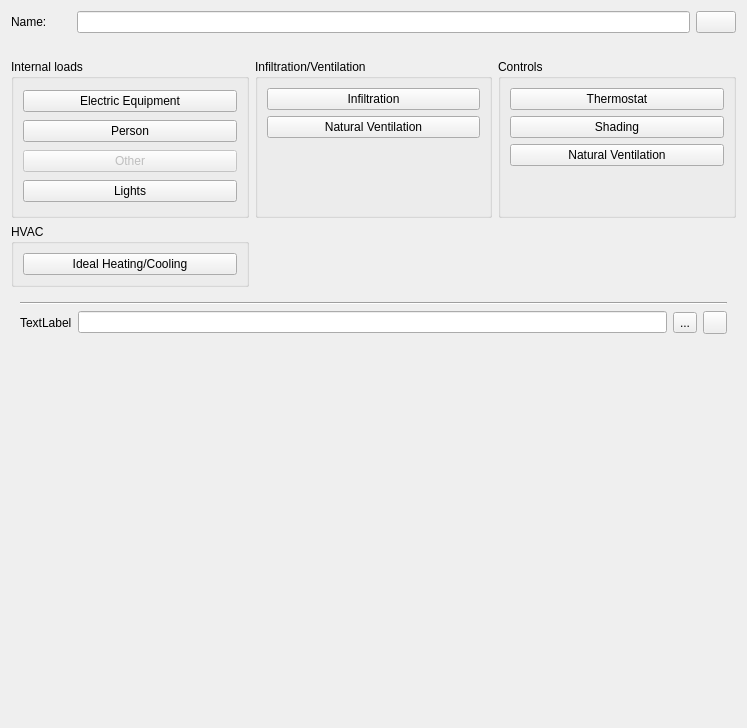
<?xml version="1.0" encoding="UTF-8"?>
<ui version="4.0">
 <class>SVDBZoneTemplateEditWidget</class>
 <widget class="QWidget" name="SVDBZoneTemplateEditWidget">
  <property name="geometry">
   <rect>
    <x>0</x>
    <y>0</y>
    <width>747</width>
    <height>728</height>
   </rect>
  </property>
  <property name="minimumSize">
   <size>
    <width>0</width>
    <height>0</height>
   </size>
  </property>
  <property name="windowTitle">
   <string>Form</string>
  </property>
  <layout class="QVBoxLayout" name="verticalLayout_4" stretch="0,0,0,0,1">
   <item>
    <layout class="QHBoxLayout" name="horizontalLayout_2">
     <item>
      <widget class="QLabel" name="labelDisplayName">
       <property name="minimumSize">
        <size>
         <width>60</width>
         <height>0</height>
        </size>
       </property>
       <property name="text">
        <string>Name:</string>
       </property>
      </widget>
     </item>
     <item>
      <widget class="QtExt::LanguageStringEditWidget1" name="lineEditName"/>
     </item>
     <item>
      <widget class="QtExt::ColorButton" name="pushButtonColor">
       <property name="sizePolicy">
        <sizepolicy hsizetype="Fixed" vsizetype="Fixed">
         <horstretch>0</horstretch>
         <verstretch>0</verstretch>
        </sizepolicy>
       </property>
      </widget>
     </item>
    </layout>
   </item>
   <item>
    <spacer name="verticalSpacer_2">
     <property name="orientation">
      <enum>Qt::Vertical</enum>
     </property>
     <property name="sizeType">
      <enum>QSizePolicy::Fixed</enum>
     </property>
     <property name="sizeHint" stdset="0">
      <size>
       <width>20</width>
       <height>20</height>
      </size>
     </property>
    </spacer>
   </item>
   <item>
    <layout class="QGridLayout" name="gridLayout_4">
     <item row="0" column="1">
      <widget class="QGroupBox" name="internalLoads">
       <property name="title">
        <string>Internal loads</string>
       </property>
       <layout class="QVBoxLayout" name="verticalLayout_3">
        <item>
         <widget class="QPushButton" name="pushButtonAddElectricLoad">
          <property name="text">
           <string>Electric Equipment</string>
          </property>
          <property name="checkable">
           <bool>true</bool>
          </property>
         </widget>
        </item>
        <item>
         <widget class="QPushButton" name="pushButtonAddPersonLoad">
          <property name="text">
           <string>Person</string>
          </property>
          <property name="checkable">
           <bool>true</bool>
          </property>
         </widget>
        </item>
        <item>
         <widget class="QPushButton" name="pushButtonAddOtherLoad">
          <property name="enabled">
           <bool>false</bool>
          </property>
          <property name="text">
           <string>Other</string>
          </property>
          <property name="checkable">
           <bool>true</bool>
          </property>
         </widget>
        </item>
        <item>
         <widget class="QPushButton" name="pushButtonAddLightLoad">
          <property name="text">
           <string>Lights</string>
          </property>
          <property name="checkable">
           <bool>true</bool>
          </property>
         </widget>
        </item>
       </layout>
      </widget>
     </item>
     <item row="0" column="2">
      <widget class="QGroupBox" name="infiltrationVentilation">
       <property name="title">
        <string>Infiltration/Ventilation</string>
       </property>
       <layout class="QVBoxLayout" name="verticalLayout_2">
        <item>
         <widget class="QPushButton" name="pushButtonAddInfiltration">
          <property name="text">
           <string>Infiltration</string>
          </property>
          <property name="checkable">
           <bool>true</bool>
          </property>
         </widget>
        </item>
        <item>
         <widget class="QPushButton" name="pushButtonAddVentilationNatural">
          <property name="text">
           <string>Natural Ventilation</string>
          </property>
          <property name="checkable">
           <bool>true</bool>
          </property>
         </widget>
        </item>
        <item>
         <spacer name="verticalSpacer_3">
          <property name="orientation">
           <enum>Qt::Vertical</enum>
          </property>
          <property name="sizeHint" stdset="0">
           <size>
            <width>20</width>
            <height>40</height>
           </size>
          </property>
         </spacer>
        </item>
       </layout>
      </widget>
     </item>
     <item row="0" column="3">
      <widget class="QGroupBox" name="Controls">
       <property name="title">
        <string>Controls</string>
       </property>
       <layout class="QVBoxLayout" name="verticalLayout">
        <item>
         <widget class="QPushButton" name="pushButtonAddThermostat">
          <property name="text">
           <string>Thermostat</string>
          </property>
          <property name="checkable">
           <bool>true</bool>
          </property>
         </widget>
        </item>
        <item>
         <widget class="QPushButton" name="pushButtonAddShading">
          <property name="text">
           <string>Shading</string>
          </property>
          <property name="checkable">
           <bool>true</bool>
          </property>
         </widget>
        </item>
        <item>
         <widget class="QPushButton" name="pushButtonAddVentilationNaturalControl">
          <property name="text">
           <string>Natural Ventilation</string>
          </property>
          <property name="checkable">
           <bool>true</bool>
          </property>
         </widget>
        </item>
        <item>
         <spacer name="verticalSpacer_4">
          <property name="orientation">
           <enum>Qt::Vertical</enum>
          </property>
          <property name="sizeHint" stdset="0">
           <size>
            <width>20</width>
            <height>40</height>
           </size>
          </property>
         </spacer>
        </item>
       </layout>
      </widget>
     </item>
     <item row="1" column="1">
      <widget class="QGroupBox" name="groupBox">
       <property name="title">
        <string>HVAC</string>
       </property>
       <layout class="QGridLayout" name="gridLayout_5">
        <item row="0" column="0">
         <widget class="QPushButton" name="pushButtonAddIdealHeatingCooling">
          <property name="text">
           <string>Ideal Heating/Cooling</string>
          </property>
          <property name="checkable">
           <bool>true</bool>
          </property>
         </widget>
        </item>
       </layout>
      </widget>
     </item>
    </layout>
   </item>
   <item>
    <widget class="QWidget" name="widget" native="true">
     <layout class="QVBoxLayout" name="verticalLayoutWidget">
      <item>
       <widget class="Line" name="line">
        <property name="orientation">
         <enum>Qt::Horizontal</enum>
        </property>
       </widget>
      </item>
      <item>
       <layout class="QHBoxLayout" name="horizontalLayout">
        <item>
         <widget class="QLabel" name="labelSubTemplate">
          <property name="text">
           <string>TextLabel</string>
          </property>
         </widget>
        </item>
        <item>
         <widget class="QLineEdit" name="lineEditSubComponent">
          <property name="readOnly">
           <bool>true</bool>
          </property>
         </widget>
        </item>
        <item>
         <widget class="QToolButton" name="toolButtonSelectSubComponent">
          <property name="text">
           <string>...</string>
          </property>
         </widget>
        </item>
        <item>
         <widget class="QToolButton" name="toolButtonRemoveSubComponent">
          <property name="icon">
           <iconset resource="../resources/SIM-VICUS.qrc">
            <normaloff>:/gfx/actions/24x24/minus.png</normaloff>:/gfx/actions/24x24/minus.png</iconset>
          </property>
         </widget>
        </item>
       </layout>
      </item>
     </layout>
    </widget>
   </item>
   <item>
    <spacer name="verticalSpacer">
     <property name="orientation">
      <enum>Qt::Vertical</enum>
     </property>
     <property name="sizeHint" stdset="0">
      <size>
       <width>20</width>
       <height>283</height>
      </size>
     </property>
    </spacer>
   </item>
  </layout>
 </widget>
 <customwidgets>
  <customwidget>
   <class>QtExt::ColorButton</class>
   <extends>QPushButton</extends>
   <header location="global">QtExt_ColorButton.h</header>
  </customwidget>
  <customwidget>
   <class>QtExt::LanguageStringEditWidget1</class>
   <extends>QLineEdit</extends>
   <header location="global">QtExt_LanguageStringEditWidget1.h</header>
   <container>1</container>
  </customwidget>
 </customwidgets>
 <resources>
  <include location="../resources/SIM-VICUS.qrc"/>
 </resources>
 <connections/>
</ui>
